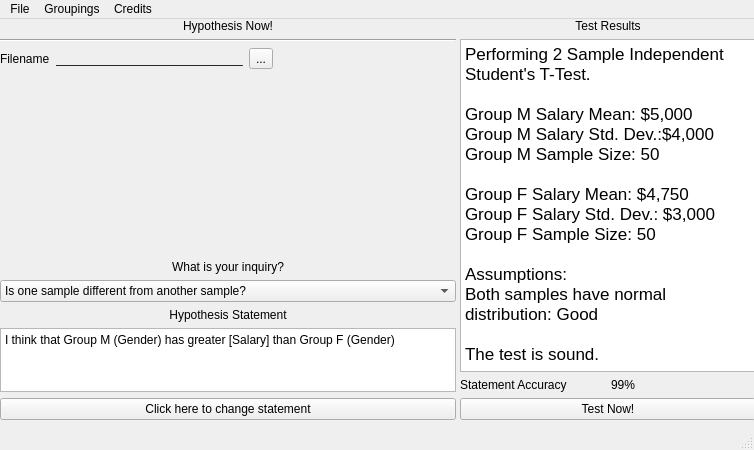
<?xml version="1.0" encoding="UTF-8"?>
<ui version="4.0">
 <class>MainWindow</class>
 <widget class="QMainWindow" name="MainWindow">
  <property name="geometry">
   <rect>
    <x>0</x>
    <y>0</y>
    <width>754</width>
    <height>450</height>
   </rect>
  </property>
  <property name="windowTitle">
   <string>MainWindow</string>
  </property>
  <widget class="QWidget" name="centralwidget">
   <widget class="QWidget" name="verticalLayoutWidget">
    <property name="geometry">
     <rect>
      <x>0</x>
      <y>0</y>
      <width>456</width>
      <height>401</height>
     </rect>
    </property>
    <layout class="QVBoxLayout" name="verticalLayout">
     <item>
      <widget class="QLabel" name="topLabel">
       <property name="text">
        <string>Hypothesis Now!</string>
       </property>
       <property name="alignment">
        <set>Qt::AlignCenter</set>
       </property>
      </widget>
     </item>
     <item>
      <widget class="Line" name="line">
       <property name="orientation">
        <enum>Qt::Horizontal</enum>
       </property>
      </widget>
     </item>
     <item>
      <layout class="QHBoxLayout" name="horizontalLayout">
       <item>
        <widget class="QLabel" name="filenameLabel">
         <property name="text">
          <string>Filename</string>
         </property>
        </widget>
       </item>
       <item>
        <widget class="QLabel" name="filenameDisplay">
         <property name="text">
          <string>____________________________</string>
         </property>
        </widget>
       </item>
       <item>
        <widget class="QToolButton" name="filenameSelectButton">
         <property name="text">
          <string>...</string>
         </property>
        </widget>
       </item>
       <item>
        <spacer name="horizontalSpacer">
         <property name="orientation">
          <enum>Qt::Horizontal</enum>
         </property>
         <property name="sizeHint" stdset="0">
          <size>
           <width>40</width>
           <height>20</height>
          </size>
         </property>
        </spacer>
       </item>
      </layout>
     </item>
     <item>
      <spacer name="verticalSpacer">
       <property name="orientation">
        <enum>Qt::Vertical</enum>
       </property>
       <property name="sizeHint" stdset="0">
        <size>
         <width>20</width>
         <height>40</height>
        </size>
       </property>
      </spacer>
     </item>
     <item>
      <widget class="QLabel" name="inquiryTopLabel">
       <property name="text">
        <string>What is your inquiry?</string>
       </property>
       <property name="alignment">
        <set>Qt::AlignCenter</set>
       </property>
      </widget>
     </item>
     <item>
      <layout class="QHBoxLayout" name="horizontalLayout_3">
       <item>
        <widget class="QComboBox" name="inquiryCombo">
         <item>
          <property name="text">
           <string>Is one sample different from another sample?</string>
          </property>
         </item>
         <item>
          <property name="text">
           <string>Is the data significantly different from some given standard?</string>
          </property>
         </item>
         <item>
          <property name="text">
           <string>Is data different after some event?</string>
          </property>
         </item>
         <item>
          <property name="text">
           <string>Does the occurrence of some data affect another's behaviour?</string>
          </property>
         </item>
        </widget>
       </item>
      </layout>
     </item>
     <item>
      <widget class="QLabel" name="hypothesisTopLabel">
       <property name="text">
        <string>Hypothesis Statement</string>
       </property>
       <property name="alignment">
        <set>Qt::AlignCenter</set>
       </property>
      </widget>
     </item>
     <item>
      <layout class="QHBoxLayout" name="horizontalLayout_4">
       <item>
        <widget class="QPlainTextEdit" name="hypothesisDisplay">
         <property name="sizePolicy">
          <sizepolicy hsizetype="Expanding" vsizetype="Maximum">
           <horstretch>0</horstretch>
           <verstretch>0</verstretch>
          </sizepolicy>
         </property>
         <property name="maximumSize">
          <size>
           <width>16777215</width>
           <height>64</height>
          </size>
         </property>
         <property name="plainText">
          <string>I think that Group M (Gender) has greater [Salary] than Group F (Gender)</string>
         </property>
        </widget>
       </item>
      </layout>
     </item>
     <item>
      <widget class="QPushButton" name="statementBuilderButton">
       <property name="text">
        <string>Click here to change statement</string>
       </property>
      </widget>
     </item>
    </layout>
   </widget>
   <widget class="QWidget" name="verticalLayoutWidget_2">
    <property name="geometry">
     <rect>
      <x>460</x>
      <y>0</y>
      <width>296</width>
      <height>401</height>
     </rect>
    </property>
    <layout class="QVBoxLayout" name="verticalLayout_2">
     <item>
      <widget class="QLabel" name="resultsTopLabel">
       <property name="text">
        <string>Test Results</string>
       </property>
       <property name="alignment">
        <set>Qt::AlignCenter</set>
       </property>
      </widget>
     </item>
     <item>
      <widget class="QTextBrowser" name="resultsDisplay">
       <property name="html">
        <string>&lt;!DOCTYPE HTML PUBLIC &quot;-//W3C//DTD HTML 4.0//EN&quot; &quot;http://www.w3.org/TR/REC-html40/strict.dtd&quot;&gt;
&lt;html&gt;&lt;head&gt;&lt;meta name=&quot;qrichtext&quot; content=&quot;1&quot; /&gt;&lt;style type=&quot;text/css&quot;&gt;
p, li { white-space: pre-wrap; }
&lt;/style&gt;&lt;/head&gt;&lt;body style=&quot; font-family:'.Lucida Grande UI'; font-size:13pt; font-weight:400; font-style:normal;&quot;&gt;
&lt;p style=&quot; margin-top:0px; margin-bottom:0px; margin-left:0px; margin-right:0px; -qt-block-indent:0; text-indent:0px;&quot;&gt;Performing 2 Sample Independent Student's T-Test.&lt;/p&gt;
&lt;p style=&quot;-qt-paragraph-type:empty; margin-top:0px; margin-bottom:0px; margin-left:0px; margin-right:0px; -qt-block-indent:0; text-indent:0px;&quot;&gt;&lt;br /&gt;&lt;/p&gt;
&lt;p style=&quot; margin-top:0px; margin-bottom:0px; margin-left:0px; margin-right:0px; -qt-block-indent:0; text-indent:0px;&quot;&gt;Group M Salary Mean: $5,000&lt;/p&gt;
&lt;p style=&quot; margin-top:0px; margin-bottom:0px; margin-left:0px; margin-right:0px; -qt-block-indent:0; text-indent:0px;&quot;&gt;Group M Salary Std. Dev.:$4,000&lt;/p&gt;
&lt;p style=&quot; margin-top:0px; margin-bottom:0px; margin-left:0px; margin-right:0px; -qt-block-indent:0; text-indent:0px;&quot;&gt;Group M Sample Size: 50&lt;/p&gt;
&lt;p style=&quot;-qt-paragraph-type:empty; margin-top:0px; margin-bottom:0px; margin-left:0px; margin-right:0px; -qt-block-indent:0; text-indent:0px;&quot;&gt;&lt;br /&gt;&lt;/p&gt;
&lt;p style=&quot; margin-top:0px; margin-bottom:0px; margin-left:0px; margin-right:0px; -qt-block-indent:0; text-indent:0px;&quot;&gt;Group F Salary Mean: $4,750&lt;/p&gt;
&lt;p style=&quot; margin-top:0px; margin-bottom:0px; margin-left:0px; margin-right:0px; -qt-block-indent:0; text-indent:0px;&quot;&gt;Group F Salary Std. Dev.: $3,000&lt;/p&gt;
&lt;p style=&quot; margin-top:0px; margin-bottom:0px; margin-left:0px; margin-right:0px; -qt-block-indent:0; text-indent:0px;&quot;&gt;Group F Sample Size: 50&lt;/p&gt;
&lt;p style=&quot;-qt-paragraph-type:empty; margin-top:0px; margin-bottom:0px; margin-left:0px; margin-right:0px; -qt-block-indent:0; text-indent:0px;&quot;&gt;&lt;br /&gt;&lt;/p&gt;
&lt;p style=&quot; margin-top:0px; margin-bottom:0px; margin-left:0px; margin-right:0px; -qt-block-indent:0; text-indent:0px;&quot;&gt;Assumptions:&lt;/p&gt;
&lt;p style=&quot; margin-top:0px; margin-bottom:0px; margin-left:0px; margin-right:0px; -qt-block-indent:0; text-indent:0px;&quot;&gt;Both samples have normal distribution: Good&lt;/p&gt;
&lt;p style=&quot;-qt-paragraph-type:empty; margin-top:0px; margin-bottom:0px; margin-left:0px; margin-right:0px; -qt-block-indent:0; text-indent:0px;&quot;&gt;&lt;br /&gt;&lt;/p&gt;
&lt;p style=&quot; margin-top:0px; margin-bottom:0px; margin-left:0px; margin-right:0px; -qt-block-indent:0; text-indent:0px;&quot;&gt;The test is sound.&lt;/p&gt;&lt;/body&gt;&lt;/html&gt;</string>
       </property>
      </widget>
     </item>
     <item>
      <layout class="QHBoxLayout" name="horizontalLayout_5">
       <item>
        <widget class="QLabel" name="confidenceLabel">
         <property name="text">
          <string>Statement Accuracy</string>
         </property>
        </widget>
       </item>
       <item>
        <widget class="QLabel" name="confidenceDisplay">
         <property name="text">
          <string>99%</string>
         </property>
        </widget>
       </item>
      </layout>
     </item>
     <item>
      <widget class="QPushButton" name="testNowButton">
       <property name="text">
        <string>Test Now!</string>
       </property>
      </widget>
     </item>
    </layout>
   </widget>
  </widget>
  <widget class="QMenuBar" name="menubar">
   <property name="geometry">
    <rect>
     <x>0</x>
     <y>0</y>
     <width>754</width>
     <height>22</height>
    </rect>
   </property>
   <widget class="QMenu" name="menuFile">
    <property name="title">
     <string>File</string>
    </property>
    <addaction name="actionOpen"/>
    <addaction name="separator"/>
    <addaction name="actionClose_Program"/>
   </widget>
   <widget class="QMenu" name="menuCredits">
    <property name="title">
     <string>Credits</string>
    </property>
   </widget>
   <widget class="QMenu" name="menuGroupings">
    <property name="title">
     <string>Groupings</string>
    </property>
    <addaction name="actionGroupings_Menu"/>
   </widget>
   <addaction name="menuFile"/>
   <addaction name="menuGroupings"/>
   <addaction name="menuCredits"/>
  </widget>
  <widget class="QStatusBar" name="statusbar"/>
  <action name="actionOpen">
   <property name="text">
    <string>Open</string>
   </property>
  </action>
  <action name="actionClose_Program">
   <property name="text">
    <string>Close Program</string>
   </property>
  </action>
  <action name="actionAdd_Group">
   <property name="text">
    <string>Add Group</string>
   </property>
  </action>
  <action name="actionModify_Groups">
   <property name="text">
    <string>Modify Groups</string>
   </property>
  </action>
  <action name="actionDelete_Groups">
   <property name="text">
    <string>Delete Groups</string>
   </property>
  </action>
  <action name="actionGroupings_Menu">
   <property name="text">
    <string>Groupings Menu</string>
   </property>
  </action>
 </widget>
 <resources/>
 <connections/>
</ui>
